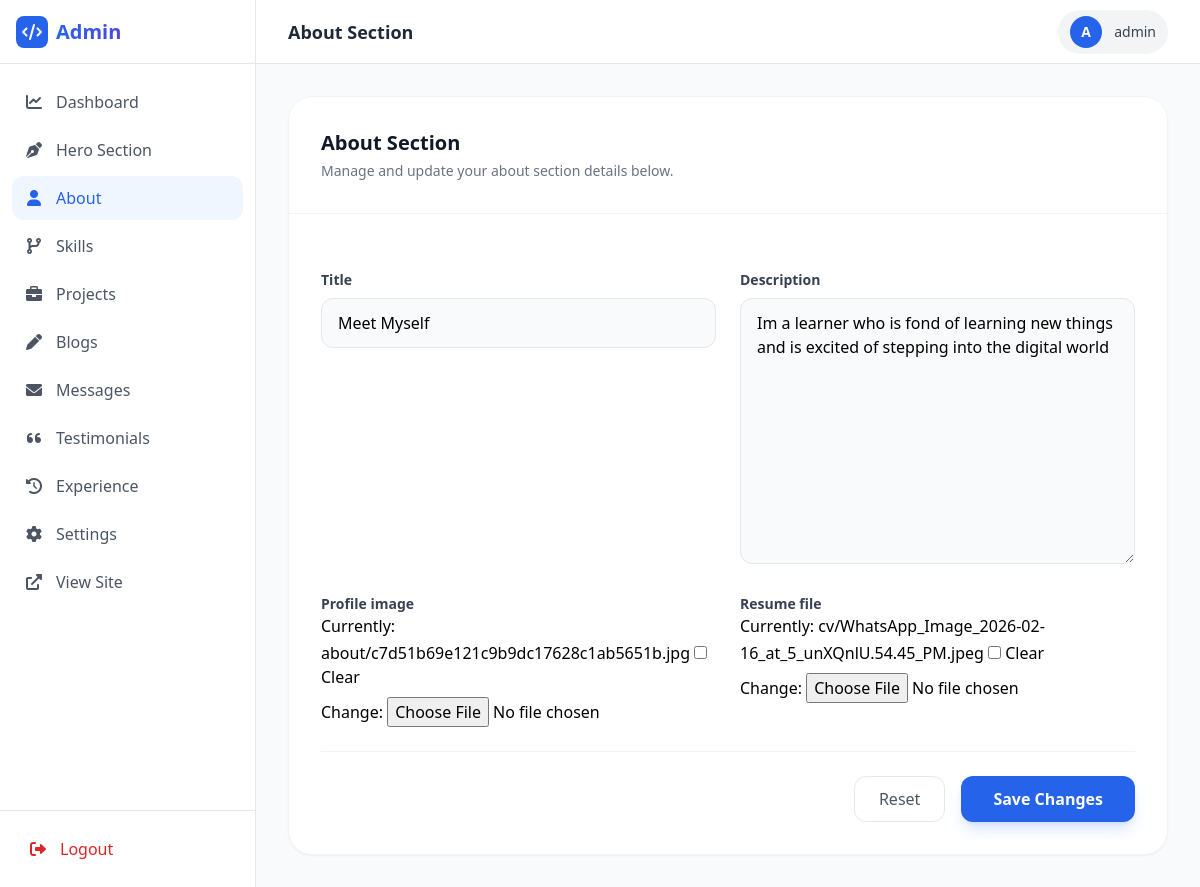
Page /dashboard/about/ (signed in) on the committed database.
### portfolio/models.py (models this page shows, shortened)
class About(models.Model):
    title = models.CharField(max_length=200, null=True, blank=True)
    description = RichTextField(null=True, blank=True)
    profile_image = models.ImageField(upload_to='about/', blank=True, null=True)
    resume_file = models.FileField(upload_to='cv/', blank=True, null=True)

### portfolio/views.py (the view)
# urls.py: path('dashboard/about/', views.admin_about, name='admin_about'),
@login_required
@superuser_required
def admin_about(request):
    instance = About.objects.first()
    if request.method == 'POST':
        form = AboutForm(request.POST, request.FILES, instance=instance)
        if form.is_valid():
            form.save()
            messages.success(request, 'About section updated successfully!')
            return redirect('admin_about')
    else:
        form = AboutForm(instance=instance)
    return render(request, 'portfolio/admin/admin_form.html', {
        'form': form,
        'title': 'About Section'
    })

### portfolio/forms.py
class AboutForm(forms.ModelForm):
    class Meta:
        model = About
        fields = '__all__'

### portfolio/views.py (called while the page is built)
def superuser_required(view_func):
    return user_passes_test(lambda u: u.is_superuser)(view_func)

### portfolio/templates/portfolio/admin/admin_form.html (shortened to what this page needs)
{% extends 'portfolio/admin/admin_base.html' %}
{% block header %}{{ title }}{% endblock %}
{% block content %}
<div class="bg-white dark:bg-gray-800 rounded-3xl shadow-sm border border-gray-100 dark:border-gray-700 overflow-hidden">
    <div class="p-8 border-b border-gray-100 dark:border-gray-700">
        <h2 class="text-xl font-bold text-gray-900 dark:text-white">{{ title }}</h2>
        <p class="text-gray-500 text-sm mt-1">Manage and update your {{ title|lower }} details below.</p>
    </div>
    <form method="post" enctype="multipart/form-data" class="p-8 space-y-6">
        <div class="grid grid-cols-1 md:grid-cols-2 gap-6">
            {% for field in form %}
            <div class="space-y-2 {% if field.field.widget.input_type == 'textarea' or 'ckeditor' in field.field.widget.attrs.class %}md:col-span-2{% endif %}">
                <label for="{{ field.id_for_label }}" class="block text-sm font-semibold text-gray-700 dark:text-gray-300">
                    {{ field.label }}
                </label>
                {{ field }}
            </div>
            {% endfor %}
        </div>
        <div class="pt-6 border-t border-gray-100 dark:border-gray-700 flex justify-end gap-4">
            <button type="reset" class="px-6 py-2.5 rounded-xl border border-gray-200 dark:border-gray-700 text-gray-600 dark:text-gray-400 hover:bg-gray-50 dark:hover:bg-gray-700 transition-colors font-medium">
                Reset
            </button>
            <button type="submit" class="px-8 py-2.5 rounded-xl bg-blue-600 text-white font-bold hover:bg-blue-700 shadow-lg shadow-blue-500/20 transition-all hover:-translate-y-0.5">
                Save Changes
            </button>
        </div>
    </form>
</div>
{% endblock %}

### portfolio/templates/portfolio/admin/admin_base.html (shortened to what this page needs)
{% load static %}
<!DOCTYPE html>
<html lang="en">
<head>
    <script src="https://cdn.tailwindcss.com"></script>
    <link href="https://cdnjs.cloudflare.com/ajax/libs/font-awesome/6.0.0/css/all.min.css" rel="stylesheet">
</head>
<body class="bg-gray-50 dark:bg-gray-900 overflow-hidden">
    <div class="flex h-screen overflow-hidden">
        <aside id="sidebar" class="w-64 bg-white dark:bg-gray-800 border-r border-gray-200 dark:border-gray-700 transition-all duration-300 ease-in-out flex flex-col z-30">
            <div class="h-16 flex items-center justify-between px-4 border-b border-gray-200 dark:border-gray-700">
                <a href="{% url 'admin_dashboard' %}" class="flex items-center gap-2">
                    <div class="w-8 h-8 bg-blue-600 rounded-lg flex items-center justify-center text-white">
                        <i class="fas fa-code"></i>
                    </div>
                    <span class="font-bold text-xl bg-gradient-to-r from-blue-600 to-indigo-600 bg-clip-text text-transparent">
                    </span>
                </a>
            </div>
            <nav class="flex-1 overflow-y-auto py-4 px-3 space-y-1">
                <a href="{% url 'admin_dashboard' %}" class="flex items-center gap-3 px-3 py-2.5 rounded-xl transition-all duration-200 {% if request.resolver_match.url_name == 'admin_dashboard' %}bg-blue-50 dark:bg-blue-900/20 text-blue-600 dark:text-blue-400{% else %}text-gray-600 dark:text-gray-400 hover:bg-gray-100 dark:hover:bg-gray-700{% endif %}">
                    <i class="fas fa-chart-line w-5 text-center"></i>
                    <span class="font-medium">Dashboard</span>
                </a>
                <a href="{% url 'admin_hero' %}" class="flex items-center gap-3 px-3 py-2.5 rounded-xl transition-all duration-200 {% if request.resolver_match.url_name == 'admin_hero' %}bg-blue-50 dark:bg-blue-900/20 text-blue-600 dark:text-blue-400{% else %}text-gray-600 dark:text-gray-400 hover:bg-gray-100 dark:hover:bg-gray-700{% endif %}">
                    <i class="fas fa-pen-nib w-5 text-center"></i>
                    <span class="font-medium">Hero Section</span>
                </a>
                <a href="{% url 'admin_about' %}" class="flex items-center gap-3 px-3 py-2.5 rounded-xl transition-all duration-200 {% if request.resolver_match.url_name == 'admin_about' %}bg-blue-50 dark:bg-blue-900/20 text-blue-600 dark:text-blue-400{% else %}text-gray-600 dark:text-gray-400 hover:bg-gray-100 dark:hover:bg-gray-700{% endif %}">
                    <i class="fas fa-user w-5 text-center"></i>
                    <span class="font-medium">About</span>
                </a>
                <a href="{% url 'admin_list' model_name='skills' %}" class="flex items-center gap-3 px-3 py-2.5 rounded-xl transition-all duration-200 {% if request.resolver_match.kwargs.model_name == 'skills' %}bg-blue-50 dark:bg-blue-900/20 text-blue-600 dark:text-blue-400{% else %}text-gray-600 dark:text-gray-400 hover:bg-gray-100 dark:hover:bg-gray-700{% endif %}">
                    <i class="fas fa-code-branch w-5 text-center"></i>
                    <span class="font-medium">Skills</span>
                </a>
                <a href="{% url 'admin_list' model_name='projects' %}" class="flex items-center gap-3 px-3 py-2.5 rounded-xl transition-all duration-200 {% if request.resolver_match.kwargs.model_name == 'projects' %}bg-blue-50 dark:bg-blue-900/20 text-blue-600 dark:text-blue-400{% else %}text-gray-600 dark:text-gray-400 hover:bg-gray-100 dark:hover:bg-gray-700{% endif %}">
                    <i class="fas fa-briefcase w-5 text-center"></i>
                    <span class="font-medium">Projects</span>
                </a>
                <a href="{% url 'admin_list' model_name='blogs' %}" class="flex items-center gap-3 px-3 py-2.5 rounded-xl transition-all duration-200 {% if request.resolver_match.kwargs.model_name == 'blogs' %}bg-blue-50 dark:bg-blue-900/20 text-blue-600 dark:text-blue-400{% else %}text-gray-600 dark:text-gray-400 hover:bg-gray-100 dark:hover:bg-gray-700{% endif %}">
                    <i class="fas fa-pen w-5 text-center"></i>
                    <span class="font-medium">Blogs</span>
                </a>
                <a href="{% url 'admin_list' model_name='messages' %}" class="flex items-center gap-3 px-3 py-2.5 rounded-xl transition-all duration-200 {% if request.resolver_match.kwargs.model_name == 'messages' %}bg-blue-50 dark:bg-blue-900/20 text-blue-600 dark:text-blue-400{% else %}text-gray-600 dark:text-gray-400 hover:bg-gray-100 dark:hover:bg-gray-700{% endif %}">
                    <i class="fas fa-envelope w-5 text-center"></i>
                    <span class="font-medium">Messages</span>
                </a>
                <a href="{% url 'admin_list' model_name='testimonials' %}" class="flex items-center gap-3 px-3 py-2.5 rounded-xl transition-all duration-200 {% if request.resolver_match.kwargs.model_name == 'testimonials' %}bg-blue-50 dark:bg-blue-900/20 text-blue-600 dark:text-blue-400{% else %}text-gray-600 dark:text-gray-400 hover:bg-gray-100 dark:hover:bg-gray-700{% endif %}">
                    <i class="fas fa-quote-left w-5 text-center"></i>
                    <span class="font-medium">Testimonials</span>
                </a>
                <a href="{% url 'admin_list' model_name='experience' %}" class="flex items-center gap-3 px-3 py-2.5 rounded-xl transition-all duration-200 {% if request.resolver_match.kwargs.model_name == 'experience' %}bg-blue-50 dark:bg-blue-900/20 text-blue-600 dark:text-blue-400{% else %}text-gray-600 dark:text-gray-400 hover:bg-gray-100 dark:hover:bg-gray-700{% endif %}">
                    <i class="fas fa-history w-5 text-center"></i>
                    <span class="font-medium">Experience</span>
                </a>
                <a href="{% url 'admin_settings' %}" class="flex items-center gap-3 px-3 py-2.5 rounded-xl transition-all duration-200 {% if request.resolver_match.url_name == 'admin_settings' %}bg-blue-50 dark:bg-blue-900/20 text-blue-600 dark:text-blue-400{% else %}text-gray-600 dark:text-gray-400 hover:bg-gray-100 dark:hover:bg-gray-700{% endif %}">
                    <i class="fas fa-cog w-5 text-center"></i>
                    <span class="font-medium">Settings</span>
                </a>
                <a href="{% url 'index' %}" target="_blank" class="flex items-center gap-3 px-3 py-2.5 rounded-xl text-gray-600 dark:text-gray-400 hover:bg-gray-100 dark:hover:bg-gray-700">
                    <i class="fas fa-external-link-alt w-5 text-center"></i>
                    <span class="font-medium">View Site</span>
                </a>
            </nav>
            <div class="p-4 border-t border-gray-200 dark:border-gray-700">
                <form action="{% url 'logout' %}" method="post">
                    <button type="submit" class="w-full flex items-center gap-3 px-3 py-2.5 rounded-xl text-red-600 hover:bg-red-50 dark:hover:bg-red-900/10 transition-colors">
                        <i class="fas fa-sign-out-alt w-5 text-center"></i>
                        <span class="font-medium">Logout</span>
                    </button>
                </form>
            </div>
        </aside>
        <div class="flex-1 flex flex-col min-w-0 overflow-hidden">
            <header class="h-16 bg-white dark:bg-gray-800 border-b border-gray-200 dark:border-gray-700 flex items-center justify-between px-8 z-20">
                <h2 class="text-lg font-semibold text-gray-800 dark:text-white">
                    {% block header %}{% endblock %}
                </h2>
                <div class="flex items-center gap-4">
                    <div class="flex items-center gap-3 px-3 py-1.5 rounded-full bg-gray-100 dark:bg-gray-700">
                        <div class="w-8 h-8 rounded-full bg-blue-600 flex items-center justify-center text-white text-sm font-bold">
                            {{ user.username|first|upper }}
                        </div>
                        <span class="text-sm font-medium text-gray-700 dark:text-gray-300">{{ user.username }}</span>
                    </div>
                </div>
            </header>
            <main class="flex-1 overflow-y-auto p-8">
                <div class="max-w-6xl mx-auto">
                    {% block content %}{% endblock %}
                </div>
            </main>
        </div>
    </div>
</body>
</html>

### portfolio/templates/portfolio/admin/admin_form.html (style rules this page uses)
input[type="text"], input[type="email"], input[type="url"], input[type="number"], input[type="password"], select, textarea { width: 100%; padding: 0.75rem 1rem; border-radius: 0.75rem; border-width: 1px; background-color: #f9fafb; border-color: #e5e7eb; transition: all 0.2s; }

### rows in the picture
About: form "Meet Myself" "Im a learner who is fond of learning new things and is excited of stepping into the digital world"

### other values in the picture
{{ title }} "About Section"
{{ user.username|first|upper }} "A"
{{ user.username }} "admin"
{{ title|lower }} "about section"
{{ field.label }} "Title" "Description" "Profile image" "Resume file"
